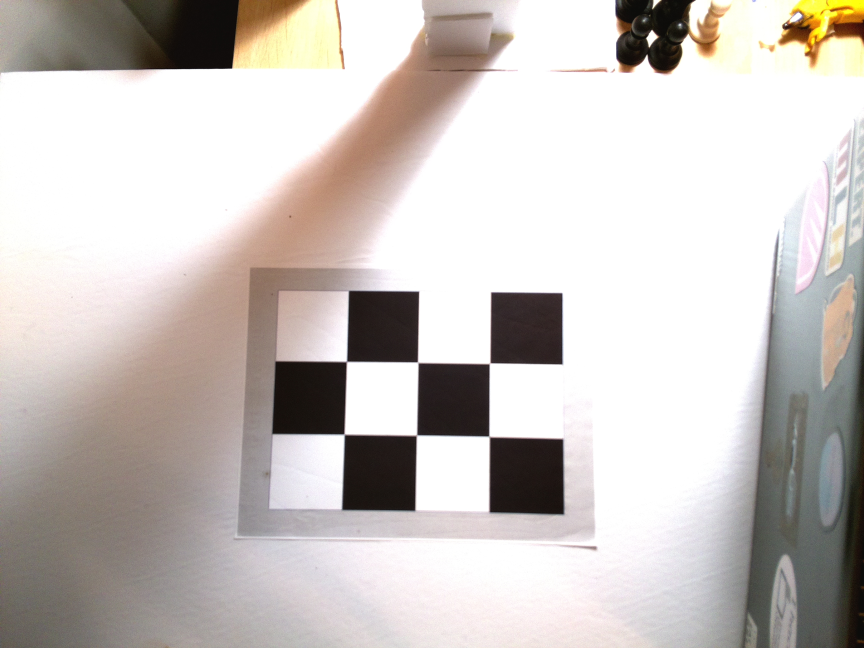
#> input picture IRS/pictures/initialstate.jpg, 2592 x 1944 px (shown at 1/3 size)
$ python -i board.py   (imports and definitions only)   (Python 2 division)
#> lines starting #> are read from the running program, lines starting #| are printed output that depends on the picture
import cv2
import sys
import numpy as np
import argparse

from pprint import pprint

from square import Square
from constants import *


class Board:
    def __init__(self, processed_img, preprocessed_img=None):
        self.input_path = preprocessed_img
        self.output_path = processed_img

        self.bgr = cv2.imread(self.output_path)
        self.hsv = cv2.cvtColor(self.bgr, cv2.COLOR_BGR2HSV)

        self.squares, self.piece_locations = self.populate_matrices()

        if DEBUG:
            self.debug()

    # [33 lines left out: function debug, not called in this run]

    def destroy_cv2_windows(self):
        cv2.destroyAllWindows()

    # [6 lines left out: function populate_matrices, not called in this run]

    def get_piece_locations(self):
        return self.piece_locations

    def __repr__(self):
        return "Board({})".format(self.input_path)

    def __str__(self):
        return self.__repr__()


# [10 lines not run here, left out]

>>> import cv2
>>> picture = cv2.imread('../pictures/initialstate.jpg', cv2.IMREAD_GRAYSCALE)
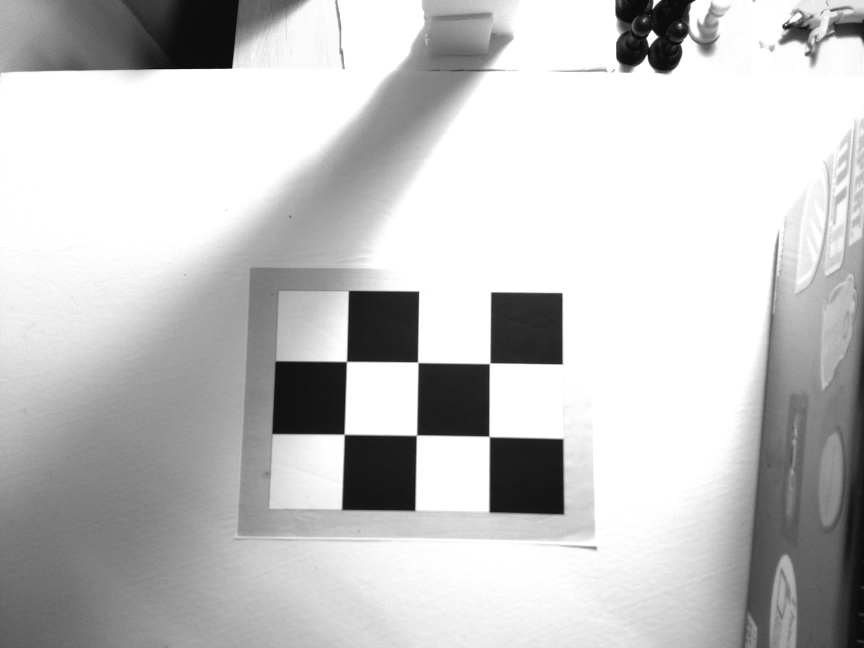
#> picture: shape (1944, 2592) (shown at 1/3 size); min 2, max 255, mean 196
#> (the run stopped early here; a loop or call above may not have finished)

$ run again, on IRS/pictures/temp.jpg
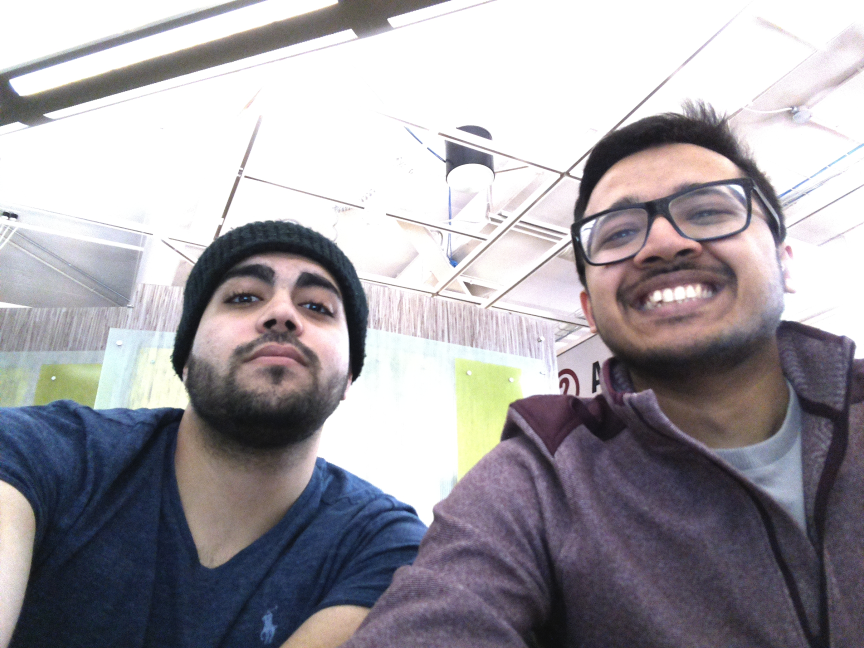
#> input picture IRS/pictures/temp.jpg, 2592 x 1944 px (shown at 1/3 size)
#> `picture = cv2.imread('../pictures/initialstate.jpg', cv2.IMREAD_GRAYSC..`:
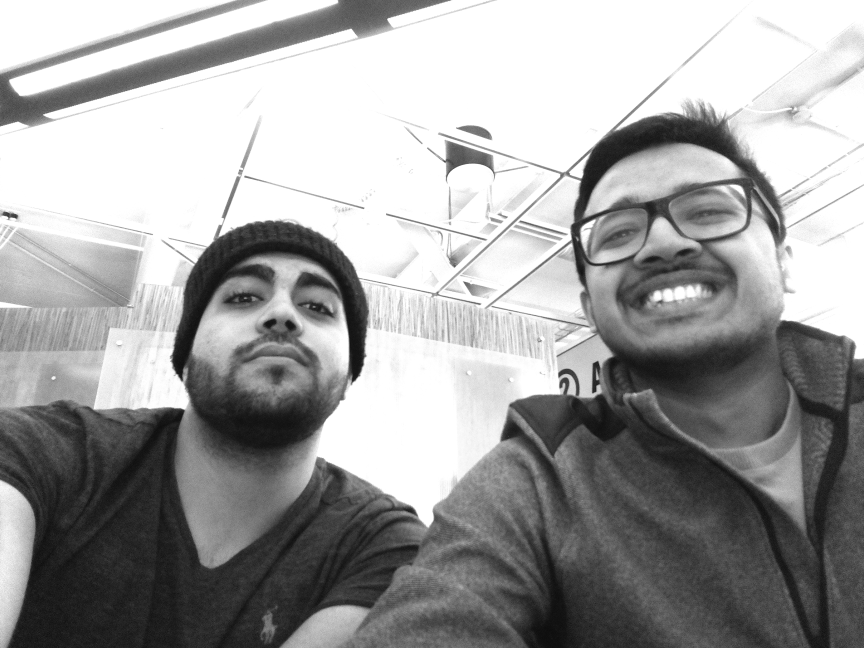
#> picture: shape (1944, 2592) (shown at 1/3 size); min 7, max 255, mean 159.5
